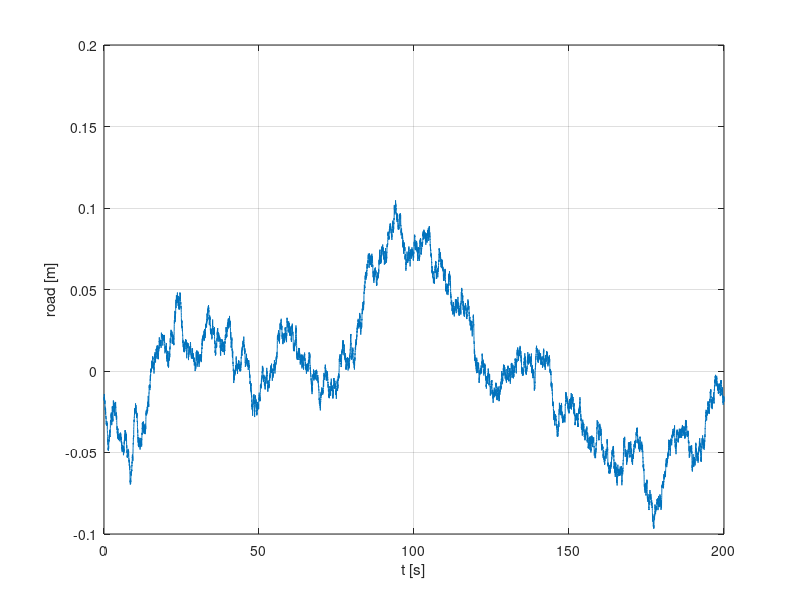

Here is the MATLAB script that generated this plot:


% Parameters
Velocity=10;   	% Vehicle speed [m/s]
dt=0.01;        % sample time [s]
q=2;            % road class number [3 - 9] 
length_road=2000; % [m]
delta_road=0.05; % [m] 

%------------------------------------------------------------------------------------
% Road generator
%------------------------------------------------------------------------------------
gn0=2*pi*2*2^(2*q-2)*10^-6;
n_0=0.1;                % [cicli/m];
n_max=1/delta_road;     %  n = 1/lambda  [cycles/m]
delta_n=1/length_road; 
N=n_max/delta_n;        % number of harmonics making up the profile to be generated
t_end=length_road/Velocity;                   
t=(0:dt:t_end);         % time vector                  
phase=random('Normal',0,2*pi,N,1);   % random phase
road=zeros(1,length(t));
n=delta_n:delta_n:n_max;
i=0;
for n_i=n
    i=i+1;
    road =   road+sqrt(2*(gn0*(n_i/n_0).^-2)*delta_n).*cos(2*pi*n_i*Velocity*t+phase(i));
end 

figure 
plot(t,road)
grid on
xlabel('t [s]')
ylabel('road [m]')

road_input=[t; road-road(1)]';

